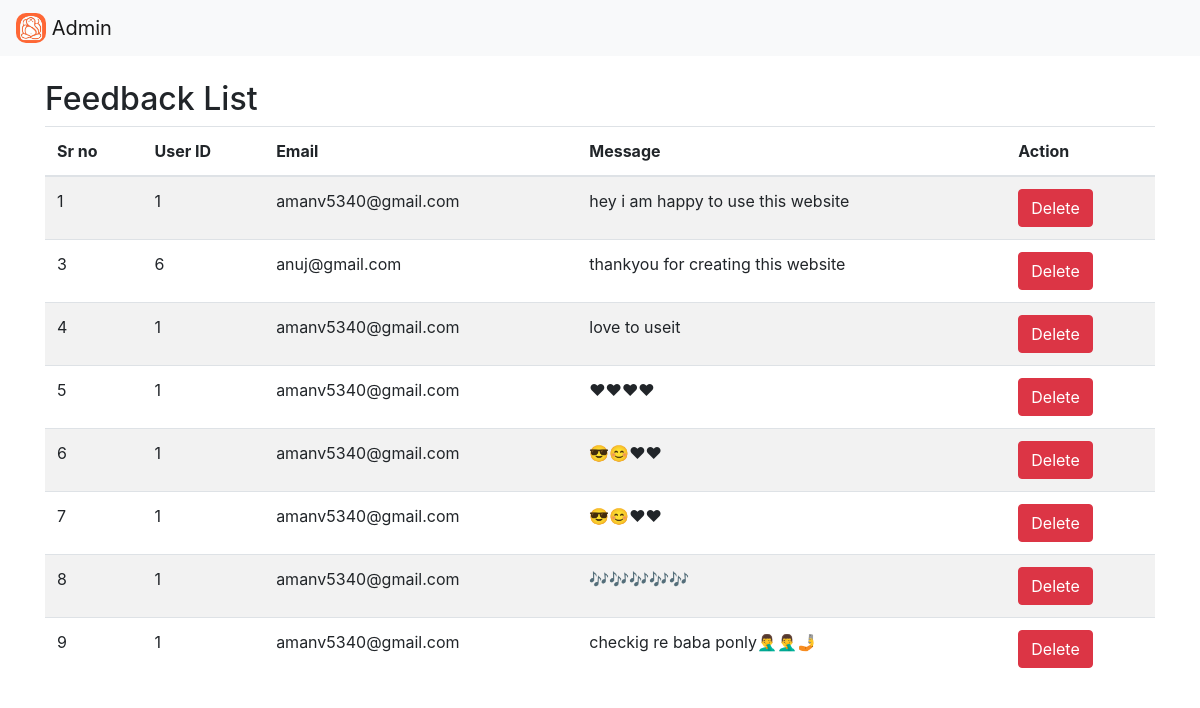
The app's page /feedback_admin.php (signed in) with its own data.
### tables this page shows
CREATE TABLE `feedback` (
  `id` int(250) NOT NULL,
  `userid` int(255) NOT NULL,
  `email` varchar(255) NOT NULL,
  `message` varchar(250) NOT NULL
);

### feedback_admin.php (the view, shortened to what this page needs)
<?php
require_once "connect.php";
?>
<!doctype html>
<html lang="en">
<head>
    <link rel="stylesheet" href="https://cdn.jsdelivr.net/npm/bootstrap@4.6.2/dist/css/bootstrap.min.css"
>
</head>
<body>
    <nav class="navbar navbar-light bg-light">
        <a class="navbar-brand" href="admin_side_page.php">
            <img src="img/logo1.jpg" style="border-radius: 10px;" width="30" height="30"
                class="d-inline-block align-top" alt="">
            Admin
        </a>
    </nav>
    <div class="container mt-4">
        <h2>Feedback List</h2>
        <table class="table table-striped">
            <thead>
                <tr>
                    <th>Sr no</th>
                    <th>User ID</th>
                    <th>Email</th>
                    <th>Message</th>
                    <th>Action</th>
                </tr>
            </thead>
            <tbody>
                <?php
                $feedbackQuery = "SELECT * FROM feedback";
                $result = mysqli_query($conn, $feedbackQuery);
                if (mysqli_num_rows($result) > 0) {
                    while ($row = mysqli_fetch_assoc($result)) {
                        echo "<tr>";
                        echo "<td>" . $row['id'] . "</td>";
                        echo "<td>" . $row['userid'] . "</td>";
                        echo "<td>" . $row['email'] . "</td>";
                        echo "<td>" . $row['message'] . "</td>";
                        echo "<td><a href='feedback_admin.php?delete_id=" . $row['id'] . "' class='btn btn-danger'>Delete</a></td>";
                        echo "</tr>";
                    }
                } else {
                    echo "<tr><td colspan='5'>No feedback found</td></tr>";
                }
                ?>
            </tbody>
        </table>
    </div>
</body>
</html>

### records on screen
feedback: id "1", userid "1", email "amanv5340@gmail.com", message "hey i am happy to use this website"
feedback: id "3", userid "6", email "anuj@gmail.com", message "thankyou for creating this website"
feedback: id "4", userid "1", email "amanv5340@gmail.com", message "love to useit"
feedback: id "5", userid "1", email "amanv5340@gmail.com", message "❤❤❤❤"
feedback: id "6", userid "1", email "amanv5340@gmail.com", message "😎😊❤❤"
feedback: id "7", userid "1", email "amanv5340@gmail.com", message "😎😊❤❤"
feedback: id "8", userid "1", email "amanv5340@gmail.com", message "🎶🎶🎶🎶🎶"
feedback: id "9", userid "1", email "amanv5340@gmail.com", message "checkig re baba ponly🤦‍♂️🤦‍♂️🤳"
